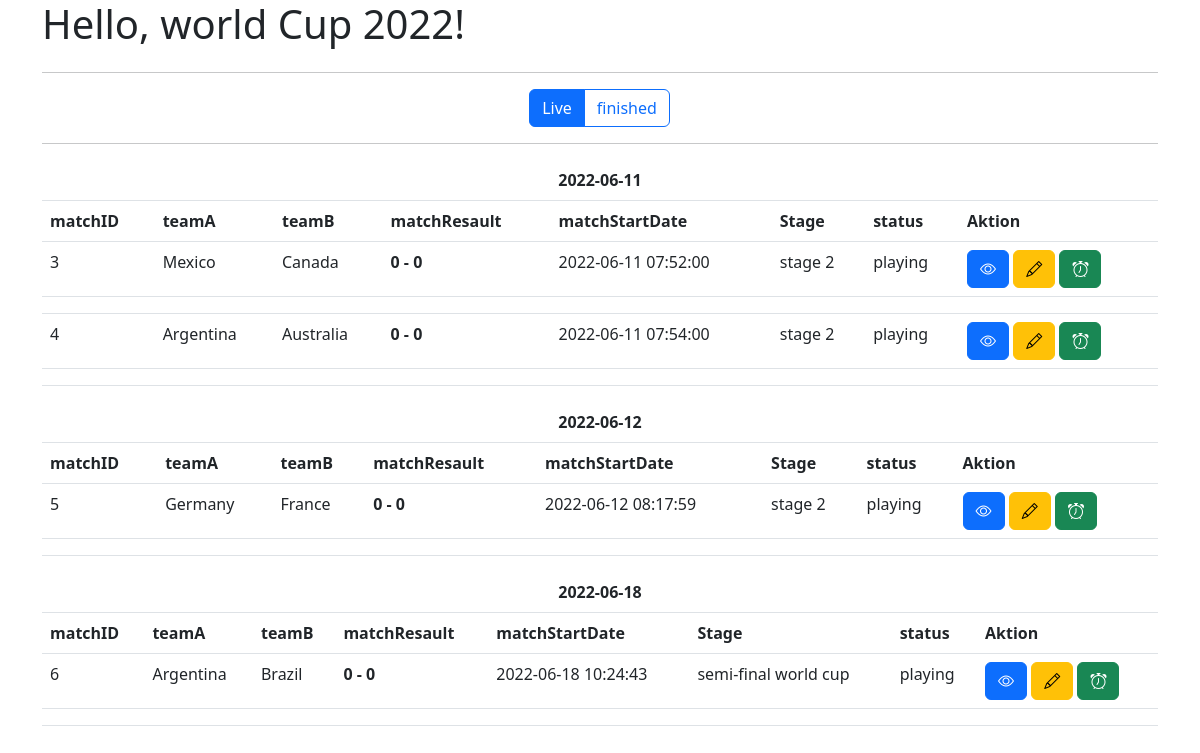
The page /index.php?board=live on the database its author committed.
### tables this page shows
CREATE TABLE `lega_stage` (
  `id` int(9) NOT NULL,
  `scope` varchar(225) NOT NULL,
  `numOfGames` int(11) NOT NULL,
  `numOfTeams` int(11) NOT NULL,
  `dateCreated` timestamp NOT NULL DEFAULT current_timestamp()
);

CREATE TABLE `live_score_board` (
  `id` int(10) NOT NULL,
  `matchID` int(10) NOT NULL,
  `teamAscore` int(2) NOT NULL DEFAULT 0,
  `teamBscore` int(2) DEFAULT 0,
  `matchResault` varchar(50) GENERATED ALWAYS AS (case when `teamAscore` < `teamBscore` then 'teamb' when `teamAscore` > `teamBscore` then 'teamA' when `teamAscore` = `teamBscore` then 'Draw' end) STORED,
  `dateCreate` timestamp NOT NULL DEFAULT current_timestamp(),
  `dateModified` timestamp NOT NULL DEFAULT current_timestamp() ON UPDATE current_timestamp()
);

CREATE TABLE `matches` (
  `id` int(10) NOT NULL,
  `scopeLegaStage` int(9) NOT NULL,
  `teamA` int(10) NOT NULL,
  `teamB` int(10) NOT NULL,
  `matchStartDate` timestamp NULL DEFAULT current_timestamp(),
  `matchEndDate` timestamp NULL DEFAULT NULL,
  `gameStatus` int(9) GENERATED ALWAYS AS (case when `matchEndDate` is null then 1 when `matchEndDate` is not null then 2 end) STORED,
  `place` varchar(20) DEFAULT NULL,
  `dateCreated` timestamp NOT NULL DEFAULT current_timestamp()
);

CREATE TABLE `game_status` (
  `id` int(9) NOT NULL,
  `name` varchar(50) DEFAULT NULL,
  `value` int(1) DEFAULT NULL,
  `dateCreated` timestamp NOT NULL DEFAULT current_timestamp()
);

### worldCup.php (called while the page is built, shortened)
<?php
    class worldCup
    {
        private $servername = "localhost";
        private $username   = "root";
        private $password   = "";
        private $database   = "football_word_cup";
        public  $conn;
        public function __construct()
        {
            try {
                $this->conn = new PDO("mysql:host=$this->servername;dbname=".$this->database, $this->username, $this->password);
                $this->conn->setAttribute(PDO::ATTR_ERRMODE, PDO::ERRMODE_EXCEPTION);
            } catch(PDOException $e) {
                echo "Connection failed: " . $e->getMessage();
            }
        }
        public function getBoardList(string $type='live') :array
        {
            try {
                $sql = 'CALL get_board_list(:type)';
                $stmt = $this->conn->prepare($sql);
                $stmt->bindParam(':type',$type);
                $stmt->execute();
                $result = $stmt->fetchAll(PDO::FETCH_ASSOC);
                return (array) $result;
              } catch(PDOException $e) {
                echo "Error: " . $e->getMessage();
              }
        }
    }
?>

### index.php (the view, shortened to what this page needs)
<?php require_once'worldCup.php';?>
<?php
$obj = new worldCup();
    if  (isset($_GET['board'])) {
        if  ($_GET['board'] !== 'live') {
            $matchList = $obj->getBoardList('finished');
        }else{
            $matchList = $obj->getBoardList('live');
        }
    }else{
        header('location: index.php?board=live');
    }
    for ($i=0; $i <count($matchList) ; $i++) {
        $timeStamp = strtotime($matchList[$i]['matchStartDate']);
        $datetime = date("Y-m-d", $timeStamp);
        $matchListNewArray[$datetime][]  = $matchList[$i];
    }
?>
<!doctype html>
<html lang="en">
<head>
	<link href="https://cdn.jsdelivr.net/npm/bootstrap@5.2.0-beta1/dist/css/bootstrap.min.css" rel="stylesheet"
>
        <link rel="stylesheet" href="https://cdn.jsdelivr.net/npm/bootstrap-icons@1.8.3/font/bootstrap-icons.css">
</head>
<body>
	<div class="container">
		<div class="row">
			<div class="col-md-12">
				<h1>Hello, world Cup 2022!</h1>
			</div>
            <div class="col-md-12">
				<hr>
			</div>
            <div class="col-md-12" align="center">
                    <div class="btn-group" role="group" aria-label="Basic radio toggle button group">
                        <a href="index.php?board=live" class="btn btn-outline-primary" for="btnradio1">Live</a>
                        <a href="index.php?board=finished" class="btn btn-outline-primary" for="btnradio2">finished</a>
                    </div>
            </div>
            <div class="col-md-12">
                <hr>
            </div>
                <div class="col-md-12" align="center">
                    <?php if(count($matchList)>0) { ?>
                        <?php foreach ($matchListNewArray as $key => $value) { ?>
                            <table class="table">
                                <thead class="thead-light">
                                    <tr align="center">
                                        <th colspan="8">
                                            <?=$key;?>
                                        </th>
                                    </tr>
                                    <tr>
                                        <th>matchID</th>
                                        <th>teamA</th>
                                        <th>teamB</th>
                                        <th>matchResault</th>
                                        <th>matchStartDate</th>
                                        <th>Stage</th>
                                        <th>status</th>
                                        <th>Aktion</th>
                                    </tr>
                                </thead>
                                <?php foreach ($value as $k => $v) {
                                    if(empty(getWinner($v, $v['matchResault']))){
                                        $winner = $v['matchResault'];
                                    }else{
                                        $winner = getWinner($v, $v['matchResault']);
                                    }
                                    ?>
                                    <tbody>
                                        <tr>
                                            <td><?=$v['matchID']?></td>
                                            <td><?=$v['teamA']?>
                                            <td><?=$v['teamB']?></td>
                                            <?php if (!is_null($v['matchEndDate'])) { ?>
                                                <td>
                                                    <b class="text-success">
                                                        <?= $winner;?>
                                                    </b>
                                                </td>
                                            <?php }else{ ?>
                                                <td>
                                                    <b class="text-dark">
                                                        <?= $v['teamAscore']?>  - <?= $v['teamBscore']?>
                                                    </b>
                                                </td>
                                            <?php }?>
                                            <td><?=$v['matchStartDate']?></td>
                                            <td><?=$v['scope']?></td>
                                            <td><?= $v['game_status']?></td>
                                            <td>
                                            <a class="btn btn-primary" data-bs-toggle="collapse" href="#collapseExample<?=$v['matchID']?>" role="button" aria-expanded="false" aria-controls="collapseExample">
                                                <i class="bi bi-eye"></i>
                                            </a>
                                                <button type="button" class="btn btn-warning" data-bs-toggle="modal" data-bs-target="#staticBackdrop<?=$v['matchID']?>" <?= ($_GET['board']=='live')?'':"disabled"?>>
                                                    <i class="bi bi-pencil"></i>
                                                </button>
                                            <a title="finish" href="index.php?board=finished&gamestatus=finished&finishedate=<?= date("Y-m-d H:i:s")?>&matchID=<?=$v['matchID']?>&teamAscore=<?=$v['teamAscore']?>&teamBscore=<?=$v['teamBscore']?>">
                                            <button type="button" class="btn btn-success" <?= ($_GET['board']=='live')?'':"disabled"?> > <i class="bi bi-alarm"></i></button>
                                            </a>
                                            </td>
                                        </tr>
                                        <tr align="center">
                                            <td></td>
                                            <td colspan="6" >
                                            </td>
                                            <td></td>
                                        </tr>
                                    </tbody>
                                <?php  } ?>
                            </table>
                        <?php  } ?>
                <?php } ?>
			    </div>
            </div>
        </div>
</body>
</html>

### rows shown on the page
lega_stage: live_score_board.matchID "3", teamA "Mexico", teamB "Canada", live_score_board.teamAscore "0", live_score_board.teamBscore "0", matches.matchStartDate "2022-06-11 07:52:00", scope "stage 2", game_status.name "playing", live_score_board.matchID "4", teamA "Argentina", teamB "Australia", matches.matchStartDate "2022-06-11 07:54:00", live_score_board.matchID "5", teamA "Germany", teamB "France", matches.matchStartDate "2022-06-12 08:17:59"
lega_stage: live_score_board.matchID "6", teamA "Argentina", teamB "Brazil", live_score_board.teamAscore "0", live_score_board.teamBscore "0", matches.matchStartDate "2022-06-18 10:24:43", scope "semi-final world cup", game_status.name "playing"

### other values the page prints
$key "2022-06-11"
$key "2022-06-12"
$key "2022-06-18"
